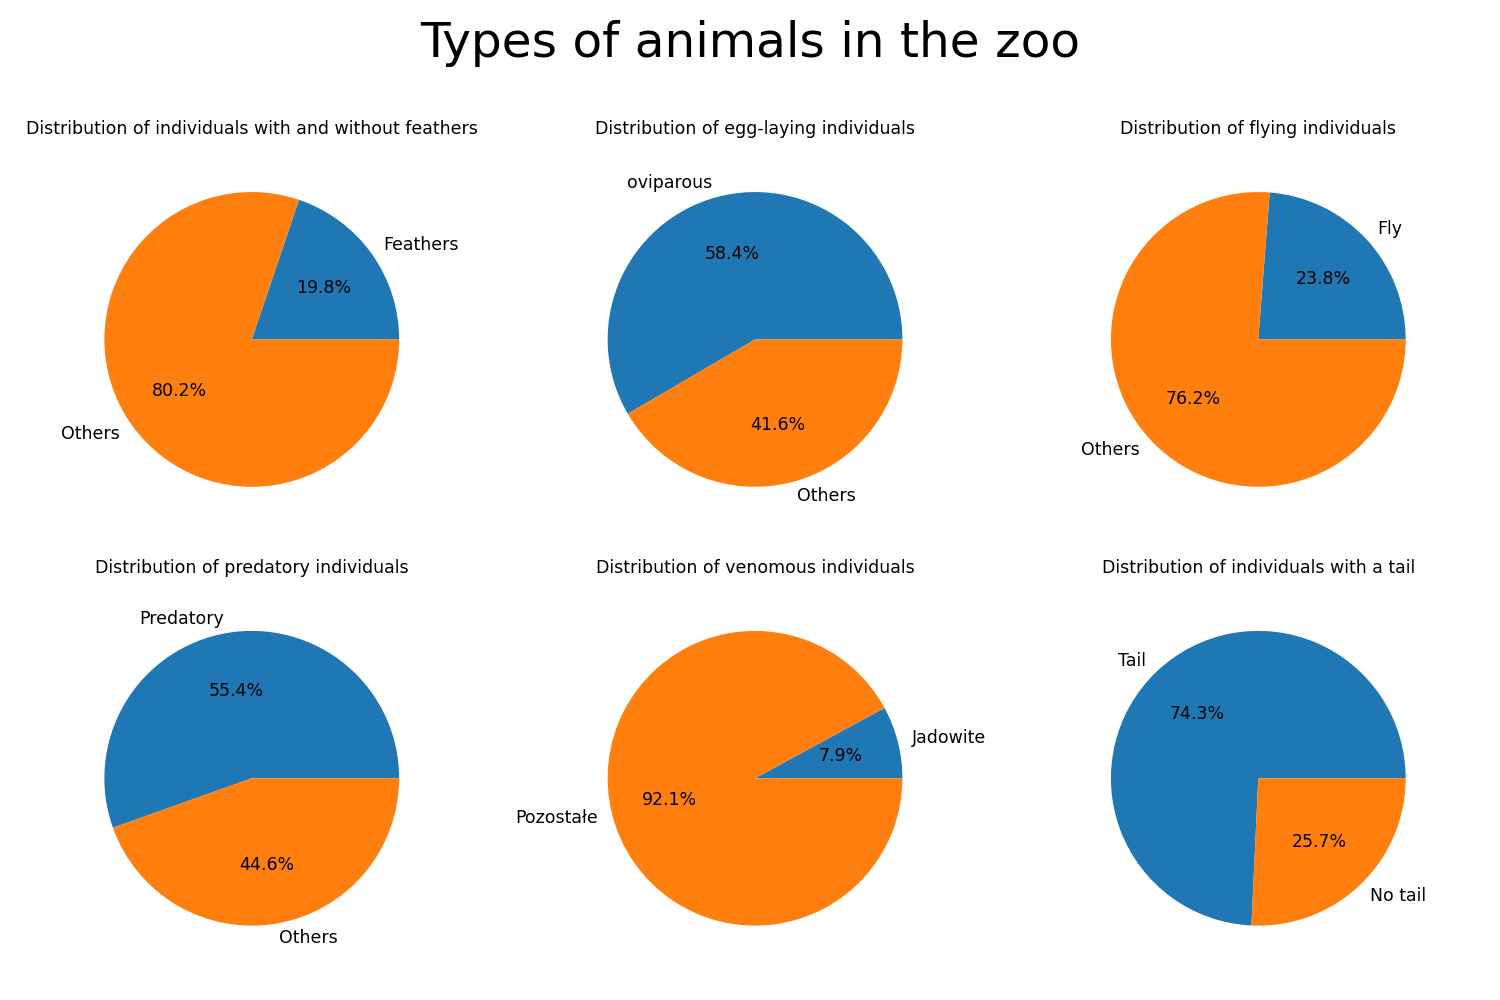

Generate this figure with Python:
import matplotlib.pyplot as plt
import numpy as np
import pandas as pd

data = pd.read_csv('example_data_10.txt')

# F1 - feathers yes F0 - feathers no
F1_count = data['feathers'].value_counts()[1]
F0_count = data['feathers'].value_counts()[0]

labels1 = ['Feathers', 'Others']
sizes1 = [(F1_count), (F0_count)]
cuts = (0, 0)

# E1 - eggs yes E0 - eggs no
E1_count = data['eggs'].value_counts()[1]
E0_count = data['eggs'].value_counts()[0]

labels2 = ['oviparous', 'Others']
sizes2 = [(E1_count), (E0_count)]
cuts = (0, 0)

# A1 - fly A0 - don't fly
A1_count = data['airborne'].value_counts()[1]
A0_count = data['airborne'].value_counts()[0]

labels3 = ['Fly', 'Others']
sizes3 = [(A1_count), (A0_count)]
cuts = (0, 0)

# P1 - predatory P0 -  no predatory 
P1_count = data['predator'].value_counts()[1]
P0_count = data['predator'].value_counts()[0]

labels4 = ['Predatory', 'Others']
sizes4 = [(P1_count), (P0_count)]
cuts = (0, 0)

# V1 - jadowite tak V0 - jadowite nie
V1_count = data['venomous'].value_counts()[1]
V0_count = data['venomous'].value_counts()[0]

labels5 = ['Jadowite', 'Pozostałe']
sizes5 = [(V1_count), (V0_count)]
cuts = (0, 0)

# T1 - tail T0 - no tail
T1_count = data['tail'].value_counts()[1]
T0_count = data['tail'].value_counts()[0]

labels6 = ['Tail', 'No tail']
sizes6 = [(T1_count), (T0_count)]
cuts = (0, 0)

fig, axes = plt.subplots(2, 3)
fig.set_dpi(150)
fig.suptitle("Types of animals in the zoo", fontsize = 14)

axes[0][0].pie(sizes1, explode=cuts, labels=labels1, 
         autopct='%1.1f%%', textprops={'fontsize': 5})
axes[0][0].set_title("Distribution of individuals with and without feathers", fontsize=5)

axes[0][1].pie(sizes2, explode=cuts, labels=labels2, 
         autopct='%1.1f%%', textprops={'fontsize': 5})
axes[0][1].set_title("Distribution of egg-laying individuals", fontsize=5)

axes[0][2].pie(sizes3, explode=cuts, labels=labels3, 
         autopct='%1.1f%%', textprops={'fontsize': 5})
axes[0][2].set_title("Distribution of flying individuals", fontsize=5)

axes[1][0].pie(sizes4, explode=cuts, labels=labels4, 
         autopct='%1.1f%%', textprops={'fontsize': 5})
axes[1][0].set_title("Distribution of predatory individuals", fontsize=5)

axes[1][1].pie(sizes5, explode=cuts, labels=labels5, 
         autopct='%1.1f%%', textprops={'fontsize': 5})
axes[1][1].set_title("Distribution of venomous individuals", fontsize=5)

axes[1][2].pie(sizes6, explode=cuts, labels=labels6, 
         autopct='%1.1f%%', textprops={'fontsize': 5})
axes[1][2].set_title("Distribution of individuals with a tail", fontsize=5)

fig.tight_layout()
plt.savefig('Example_10', dpi=(250))
plt.show()
